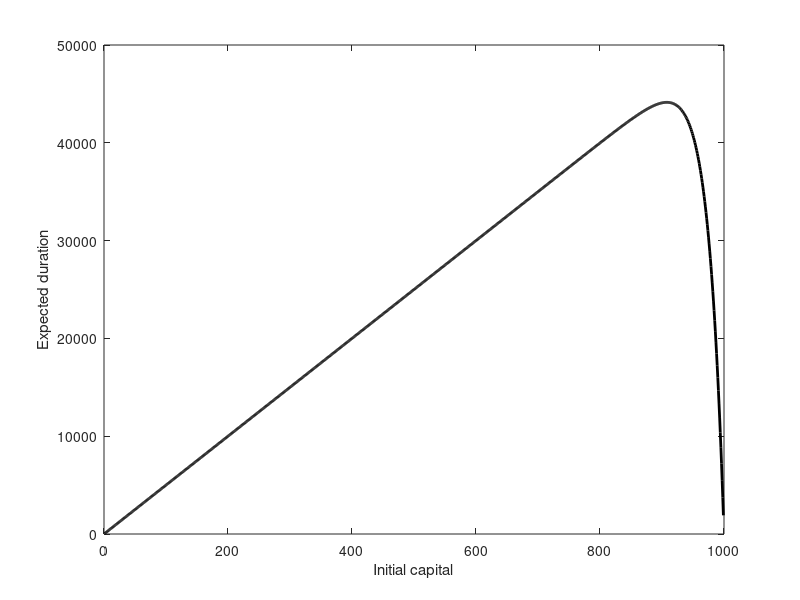

The MATLAB source for this figure:
clear all;
N=1000;q=0.51; p=1-q;
L=sparse(2:N-1,1:N-2,p*ones(1,N-2),N-1,N-1)
U=sparse(1:N-2,2:N-1,q*ones(1,N-2),N-1,N-1)
ImT=eye(N-1)-L-U;
d=ones(1,N-1);
tau=d/ImT;
plot([1:N-1],tau,'k-','LineWidth',2);
xlabel('Initial capital');
ylabel('Expected duration');
max(tau);
